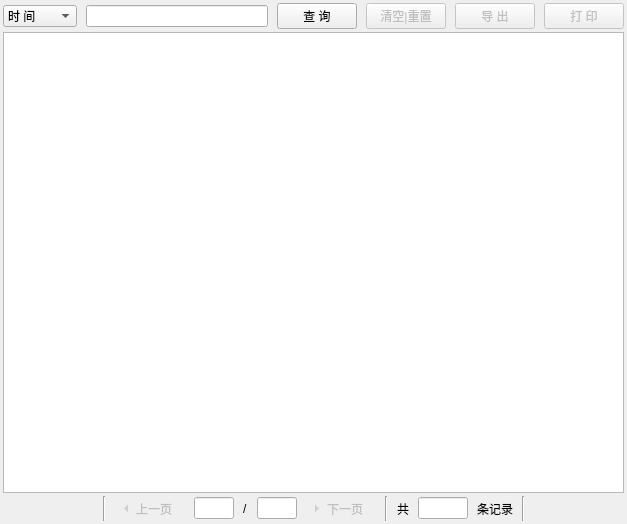
<?xml version="1.0" encoding="UTF-8"?>
<ui version="4.0">
 <class>tabstafflogwindow</class>
 <widget class="QWidget" name="tabstafflogwindow">
  <property name="geometry">
   <rect>
    <x>0</x>
    <y>0</y>
    <width>627</width>
    <height>524</height>
   </rect>
  </property>
  <property name="windowTitle">
   <string>Form</string>
  </property>
  <layout class="QGridLayout" name="gridLayout">
   <property name="leftMargin">
    <number>3</number>
   </property>
   <property name="topMargin">
    <number>3</number>
   </property>
   <property name="rightMargin">
    <number>3</number>
   </property>
   <property name="bottomMargin">
    <number>3</number>
   </property>
   <property name="horizontalSpacing">
    <number>0</number>
   </property>
   <property name="verticalSpacing">
    <number>3</number>
   </property>
   <item row="0" column="0">
    <layout class="QHBoxLayout" name="horizontalLayout">
     <property name="spacing">
      <number>9</number>
     </property>
     <item>
      <widget class="QComboBox" name="tabstalog_combox">
       <property name="minimumSize">
        <size>
         <width>74</width>
         <height>0</height>
        </size>
       </property>
       <item>
        <property name="text">
         <string>时 间</string>
        </property>
       </item>
       <item>
        <property name="text">
         <string>工 号</string>
        </property>
       </item>
       <item>
        <property name="text">
         <string>姓 名</string>
        </property>
       </item>
       <item>
        <property name="text">
         <string>内 容</string>
        </property>
       </item>
      </widget>
     </item>
     <item>
      <widget class="QLineEdit" name="tabstalog_choicetext"/>
     </item>
     <item>
      <widget class="QPushButton" name="tabstalog_querybutton">
       <property name="text">
        <string>查 询</string>
       </property>
      </widget>
     </item>
     <item>
      <widget class="QPushButton" name="tabstalog_clearbutton">
       <property name="enabled">
        <bool>false</bool>
       </property>
       <property name="text">
        <string>清空|重置</string>
       </property>
       <property name="checkable">
        <bool>true</bool>
       </property>
      </widget>
     </item>
     <item>
      <widget class="QPushButton" name="tabstalog_exportbutton">
       <property name="enabled">
        <bool>false</bool>
       </property>
       <property name="text">
        <string>导 出</string>
       </property>
      </widget>
     </item>
     <item>
      <widget class="QPushButton" name="tabstalog_printbutton">
       <property name="enabled">
        <bool>false</bool>
       </property>
       <property name="text">
        <string>打 印</string>
       </property>
      </widget>
     </item>
    </layout>
   </item>
   <item row="1" column="0">
    <widget class="QTableView" name="tabstalog_table">
     <property name="verticalScrollBarPolicy">
      <enum>Qt::ScrollBarAlwaysOff</enum>
     </property>
     <property name="editTriggers">
      <set>QAbstractItemView::NoEditTriggers</set>
     </property>
     <attribute name="horizontalHeaderMinimumSectionSize">
      <number>30</number>
     </attribute>
    </widget>
   </item>
   <item row="2" column="0">
    <layout class="QHBoxLayout" name="horizontalLayout_7">
     <property name="spacing">
      <number>9</number>
     </property>
     <item>
      <spacer name="horizontalSpacer_10">
       <property name="orientation">
        <enum>Qt::Horizontal</enum>
       </property>
       <property name="sizeHint" stdset="0">
        <size>
         <width>40</width>
         <height>20</height>
        </size>
       </property>
      </spacer>
     </item>
     <item>
      <widget class="Line" name="line_5">
       <property name="orientation">
        <enum>Qt::Vertical</enum>
       </property>
      </widget>
     </item>
     <item>
      <widget class="QToolButton" name="tabstalog_lastbutton">
       <property name="enabled">
        <bool>false</bool>
       </property>
       <property name="text">
        <string>上一页</string>
       </property>
       <property name="toolButtonStyle">
        <enum>Qt::ToolButtonTextBesideIcon</enum>
       </property>
       <property name="autoRaise">
        <bool>true</bool>
       </property>
       <property name="arrowType">
        <enum>Qt::LeftArrow</enum>
       </property>
      </widget>
     </item>
     <item>
      <widget class="QLineEdit" name="tabstalog_currenttext">
       <property name="maximumSize">
        <size>
         <width>40</width>
         <height>16777215</height>
        </size>
       </property>
       <property name="alignment">
        <set>Qt::AlignCenter</set>
       </property>
      </widget>
     </item>
     <item>
      <widget class="QLabel" name="label_10">
       <property name="text">
        <string>/</string>
       </property>
      </widget>
     </item>
     <item>
      <widget class="QLineEdit" name="tabstalog_totaltext">
       <property name="maximumSize">
        <size>
         <width>40</width>
         <height>16777215</height>
        </size>
       </property>
       <property name="alignment">
        <set>Qt::AlignCenter</set>
       </property>
       <property name="readOnly">
        <bool>true</bool>
       </property>
      </widget>
     </item>
     <item>
      <widget class="QToolButton" name="tabstalog_nextbutton">
       <property name="enabled">
        <bool>false</bool>
       </property>
       <property name="text">
        <string>下一页</string>
       </property>
       <property name="toolButtonStyle">
        <enum>Qt::ToolButtonTextBesideIcon</enum>
       </property>
       <property name="autoRaise">
        <bool>true</bool>
       </property>
       <property name="arrowType">
        <enum>Qt::RightArrow</enum>
       </property>
      </widget>
     </item>
     <item>
      <widget class="Line" name="line_4">
       <property name="orientation">
        <enum>Qt::Vertical</enum>
       </property>
      </widget>
     </item>
     <item>
      <widget class="QLabel" name="label">
       <property name="text">
        <string>共</string>
       </property>
      </widget>
     </item>
     <item>
      <widget class="QLineEdit" name="tabstalog_totalnumtext">
       <property name="maximumSize">
        <size>
         <width>50</width>
         <height>16777215</height>
        </size>
       </property>
       <property name="alignment">
        <set>Qt::AlignCenter</set>
       </property>
       <property name="readOnly">
        <bool>true</bool>
       </property>
      </widget>
     </item>
     <item>
      <widget class="QLabel" name="label_2">
       <property name="text">
        <string>条记录</string>
       </property>
      </widget>
     </item>
     <item>
      <widget class="Line" name="line">
       <property name="orientation">
        <enum>Qt::Vertical</enum>
       </property>
      </widget>
     </item>
     <item>
      <spacer name="horizontalSpacer_11">
       <property name="orientation">
        <enum>Qt::Horizontal</enum>
       </property>
       <property name="sizeHint" stdset="0">
        <size>
         <width>40</width>
         <height>20</height>
        </size>
       </property>
      </spacer>
     </item>
    </layout>
   </item>
  </layout>
 </widget>
 <resources/>
 <connections/>
</ui>
